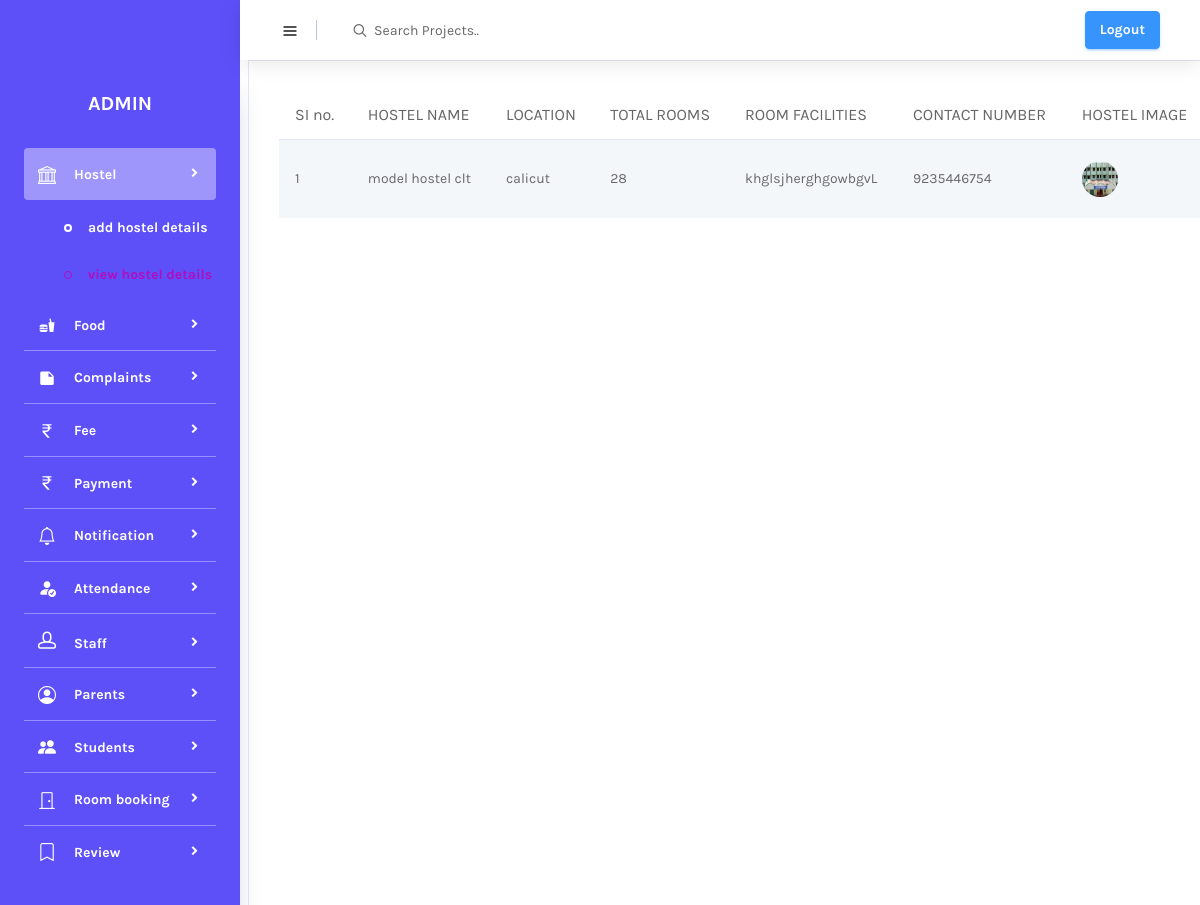
Before: /view_hostel (signed in) with the older database file.
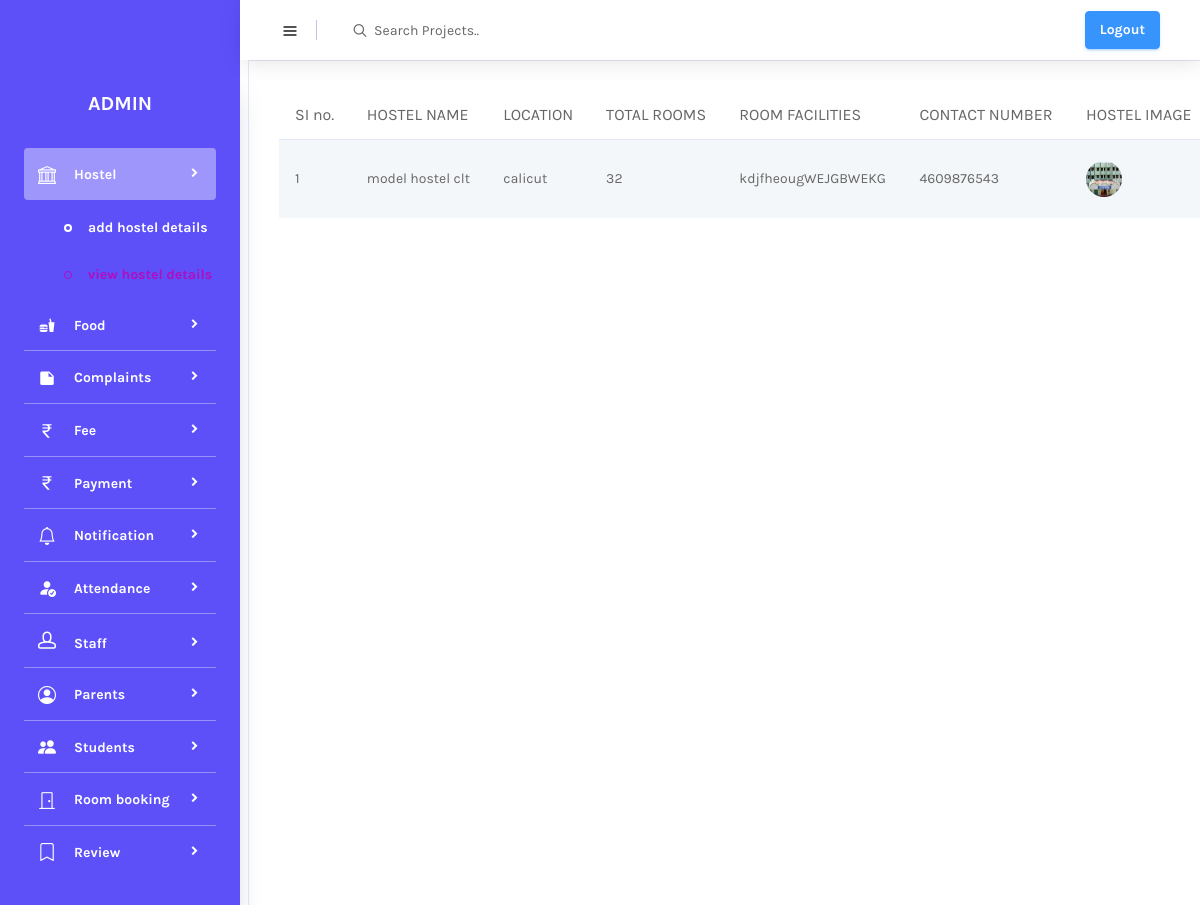
After: the same page with the newer database file.
### APP/models.py (models this page shows, shortened)
class Hostel(models.Model):
    hostel_name = models.CharField(max_length=200)
    location = models.CharField(max_length=200)
    Fee_details = models.CharField(max_length=25)
    total_rooms = models.IntegerField()
    room_facilities = models.CharField(max_length=250)
    contact_number = models.IntegerField()
    hostel_image = models.ImageField(upload_to='image')

### APP/adminviews.py (the view)
# urls.py: path('view_hostel', adminviews.view_hostel, name='view_hostel'),
@login_required(login_url='mainpage')
def view_hostel(request):
    data = Hostel.objects.all()
    return render(request,'view_hostel_details.html',{'data':data})

### templates/view_hostel_details.html (shortened to what this page needs)
{% extends 'admin.html' %}
{% load crispy_forms_tags %}
{% block content %}
<div class="col-lg-12 grid-margin stretch-card">
              <div class="card">
                <div class="card-body">
                  <div class="table-responsive">
                    <table class="table table-striped">
                      <thead>
                        <tr>
                          <th>SI no.</th>
                            <th>HOSTEL NAME</th>
                            <th>LOCATION</th>
                            <th>TOTAL ROOMS</th>
                            <th>ROOM FACILITIES</th>
                            <th>CONTACT NUMBER</th>
                            <th>HOSTEL IMAGE</th>
                        </tr>
                      </thead>
                      <tbody>
                      {% for i in data %}
                        <tr>
                         <td>{{forloop.counter}}</td>
                          <td>{{i.hostel_name}}</td>
                          <td>{{i.location}}</td>
                          <td>{{i.total_rooms}}</td>
                          <td>{{i.room_facilities}}</td>
                          <td>{{i.contact_number}}</td>
                          <td><img src="{{i.hostel_image.url}}"></td>
                        </tr>
                      {% endfor %}
                      </tbody>
                    </table>
                  </div>
                </div>
              </div>
            </div>
{% endblock %}

Changed rows visible on the page:
changed Hostel "model hostel clt": total_rooms "28" → "32"; room_facilities "khglsjherghgowbgvL" → "kdjfheougWEJGBWEKG"; contact_number "9235446754" → "4609876543"
